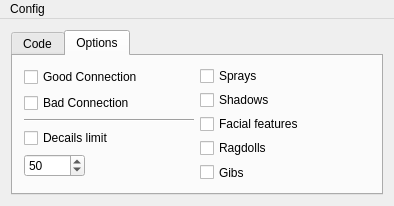
<?xml version="1.0" encoding="UTF-8"?>
<ui version="4.0">
 <class>MainWindow</class>
 <widget class="QMainWindow" name="MainWindow">
  <property name="geometry">
   <rect>
    <x>0</x>
    <y>0</y>
    <width>394</width>
    <height>206</height>
   </rect>
  </property>
  <property name="minimumSize">
   <size>
    <width>394</width>
    <height>206</height>
   </size>
  </property>
  <property name="maximumSize">
   <size>
    <width>394</width>
    <height>206</height>
   </size>
  </property>
  <property name="windowTitle">
   <string>MainWindow</string>
  </property>
  <widget class="QWidget" name="centralWidget">
   <layout class="QVBoxLayout" name="verticalLayout">
    <item>
     <widget class="QTabWidget" name="tabWidget">
      <property name="currentIndex">
       <number>1</number>
      </property>
      <widget class="QWidget" name="tab">
       <attribute name="title">
        <string>Code</string>
       </attribute>
       <layout class="QGridLayout" name="gridLayout_2">
        <item row="0" column="0">
         <widget class="QTextEdit" name="textEdit">
          <property name="enabled">
           <bool>true</bool>
          </property>
         </widget>
        </item>
        <item row="1" column="0">
         <layout class="QGridLayout" name="gridLayout">
          <item row="0" column="1">
           <widget class="QPushButton" name="pushButton">
            <property name="text">
             <string>Save</string>
            </property>
           </widget>
          </item>
          <item row="0" column="0">
           <spacer name="horizontalSpacer">
            <property name="orientation">
             <enum>Qt::Horizontal</enum>
            </property>
            <property name="sizeHint" stdset="0">
             <size>
              <width>40</width>
              <height>20</height>
             </size>
            </property>
           </spacer>
          </item>
         </layout>
        </item>
       </layout>
      </widget>
      <widget class="QWidget" name="tab_2">
       <attribute name="title">
        <string>Options</string>
       </attribute>
       <layout class="QGridLayout" name="gridLayout_4">
        <item row="0" column="0">
         <layout class="QGridLayout" name="gridLayout_3">
          <item row="0" column="0">
           <widget class="QCheckBox" name="GoodConnection_">
            <property name="text">
             <string>Good Connection</string>
            </property>
           </widget>
          </item>
          <item row="1" column="0">
           <widget class="QCheckBox" name="BadConnection_">
            <property name="text">
             <string>Bad Connection</string>
            </property>
           </widget>
          </item>
          <item row="2" column="0">
           <widget class="Line" name="line">
            <property name="orientation">
             <enum>Qt::Horizontal</enum>
            </property>
           </widget>
          </item>
         </layout>
        </item>
        <item row="0" column="1" rowspan="2">
         <layout class="QFormLayout" name="formLayout">
          <item row="0" column="0">
           <widget class="QCheckBox" name="checkBox">
            <property name="text">
             <string>Sprays</string>
            </property>
           </widget>
          </item>
          <item row="1" column="0">
           <widget class="QCheckBox" name="checkBox_2">
            <property name="text">
             <string>Shadows</string>
            </property>
           </widget>
          </item>
          <item row="2" column="0">
           <widget class="QCheckBox" name="checkBox_3">
            <property name="text">
             <string>Facial features</string>
            </property>
           </widget>
          </item>
          <item row="3" column="0">
           <widget class="QCheckBox" name="checkBox_4">
            <property name="text">
             <string>Ragdolls</string>
            </property>
           </widget>
          </item>
          <item row="4" column="0">
           <widget class="QCheckBox" name="checkBox_5">
            <property name="text">
             <string>Gibs</string>
            </property>
           </widget>
          </item>
         </layout>
        </item>
        <item row="1" column="0">
         <layout class="QFormLayout" name="formLayout_2">
          <item row="2" column="0">
           <widget class="QCheckBox" name="checkBox_6">
            <property name="text">
             <string>Decails limit</string>
            </property>
           </widget>
          </item>
          <item row="4" column="0">
           <widget class="QSpinBox" name="spinBox">
            <property name="maximum">
             <number>10000</number>
            </property>
            <property name="value">
             <number>50</number>
            </property>
           </widget>
          </item>
         </layout>
        </item>
       </layout>
      </widget>
     </widget>
    </item>
   </layout>
  </widget>
  <widget class="QMenuBar" name="menuBar">
   <property name="geometry">
    <rect>
     <x>0</x>
     <y>0</y>
     <width>394</width>
     <height>21</height>
    </rect>
   </property>
   <widget class="QMenu" name="menuConfig">
    <property name="title">
     <string>Config</string>
    </property>
    <addaction name="actionSave"/>
   </widget>
   <addaction name="menuConfig"/>
  </widget>
  <action name="actionSave">
   <property name="text">
    <string>Save</string>
   </property>
  </action>
 </widget>
 <layoutdefault spacing="6" margin="11"/>
 <resources/>
 <connections/>
</ui>
